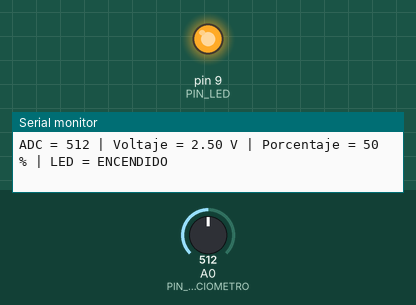
The sketch below on a simulated Arduino Uno, built with avr-gcc and run on an emulated ATmega328P. On the bench: output pins drawn as LEDs (lit = HIGH), the last lines printed to the serial monitor. The test bench sets the inputs (shaded band); at power-on: A0 (PIN_POTENCIOMETRO) = 512.

Above: at 1.3 s.
1.4 s: A0 (PIN_POTENCIOMETRO) set to 502
At 2.3 s:
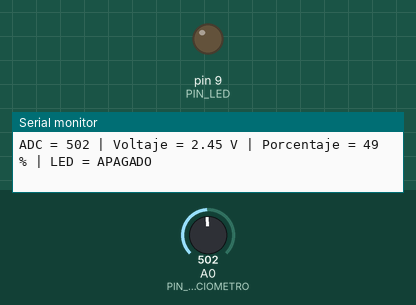
3.0 s: A0 (PIN_POTENCIOMETRO) set to 716
At 3.6 s:
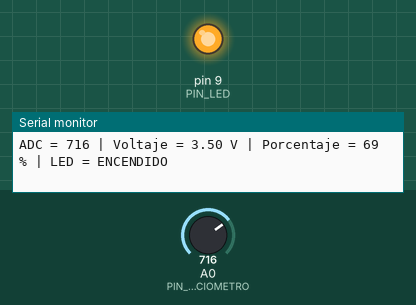
Timing chart, 0 to 6.0 s (numbered marks = the images above; inputs shaded):
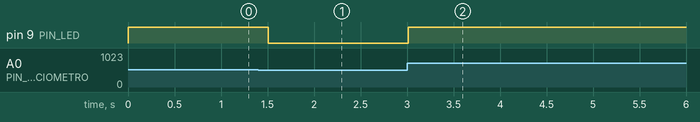

Measured:
- the behaviour switches between 512 and 511 on A0 (PIN_POTENCIOMETRO) (found by bisection; images 0 and 1)
- after the input at 1.4 s, pin 9 (PIN_LED): HIGH → LOW after 0.11 s
- after the input at 3.0 s, pin 9 (PIN_LED): LOW → HIGH at once

The sketch:

etapa_04_potenciometro_led_punteros.ino
```cpp
/*
  Etapa 4
  Potenciómetro + LED.
  Una función lee el potenciómetro y otra decide el estado del LED.
*/

const int PIN_POTENCIOMETRO = A0;
const int PIN_LED = 9;
const int ADC_MAX = 1023;
const float VREF = 5.0;
const int UMBRAL_LED = 50;

void leerPotenciometro(int pin, int *valorADC, float *voltaje, int *porcentaje) {
    /* Verificamos punteros antes de escribir resultados. */
    if (valorADC == nullptr || voltaje == nullptr || porcentaje == nullptr) {
        return;
    }

    /* Se escribe la lectura ADC en la variable apuntada. */
    *valorADC = analogRead(pin);

    /* Se escribe el voltaje calculado en la variable apuntada. */
    *voltaje = (*valorADC * VREF) / ADC_MAX;

    /* Se escribe el porcentaje calculado en la variable apuntada. */
    *porcentaje = (int)((long)(*valorADC) * 100L / ADC_MAX);
}

void decidirEstadoLED(int porcentaje, int umbral, int *estadoLED) {
    /* Verificamos que el puntero estadoLED sea válido. */
    if (estadoLED == nullptr) {
        return;
    }

    /* Si el porcentaje supera o iguala el umbral, el LED se encenderá. */
    if (porcentaje >= umbral) {
        *estadoLED = HIGH;
    } else {
        *estadoLED = LOW;
    }
}

void aplicarEstadoLED(int pinLED, int estadoLED) {
    /* Aplicamos físicamente el estado al pin del LED. */
    digitalWrite(pinLED, estadoLED);
}

void mostrarDatos(int valorADC, float voltaje, int porcentaje, int estadoLED) {
   /* Mostramos todos los datos en el Monitor Serial. */
  Serial.print("ADC = ");
  Serial.print(valorADC);

  Serial.print(" | Voltaje = ");
  Serial.print(voltaje, 2);
  Serial.print(" V");

  Serial.print(" | Porcentaje = ");
  Serial.print(porcentaje);
  Serial.print(" %");

  Serial.print(" | LED = ");
  if (estadoLED == HIGH) {
      Serial.println("ENCENDIDO");
  } else {
      Serial.println("APAGADO");
  }
}

void setup() {
   Serial.begin(9600);

   /* Configuramos el pin del LED como salida. */
   pinMode(PIN_LED, OUTPUT);
}

void loop() {
    int valorADC = 0;
    float voltaje = 0.0;
    int porcentaje = 0;
    int estadoLED = LOW;

    /* La función escribe tres resultados usando punteros. */
    leerPotenciometro(PIN_POTENCIOMETRO, &valorADC, &voltaje, &porcentaje);

    /* La función escribe el estado del LED usando un puntero. */
    decidirEstadoLED(porcentaje, UMBRAL_LED, &estadoLED);

    /* Se aplica el estado calculado al LED. */
    aplicarEstadoLED(PIN_LED, estadoLED);

   /* Se muestra el reporte. */
   mostrarDatos(valorADC, voltaje, porcentaje, estadoLED);

   delay(500);
}
```
